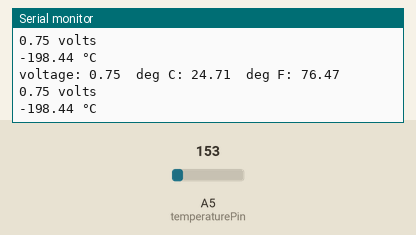
Simulated run of this sketch. Board: Arduino Uno, built with avr-gcc and run on an emulated ATmega328P. Shown: the last lines printed to the serial monitor. The test bench sets the inputs (shaded band); at power-on: A5 (temperaturePin) = 153.

Above: at 1.2 s.
1.3 s: A5 (temperaturePin) set to 165
At 2.6 s:
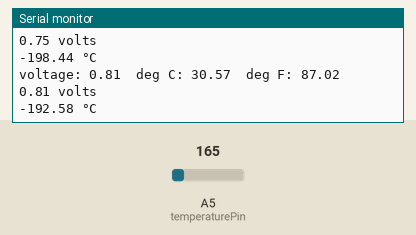
2.8 s: A5 (temperaturePin) set to 175
At 3.8 s:
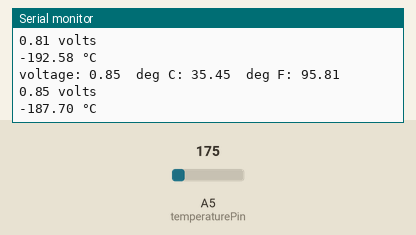
Timing chart, 0 to 5.8 s (numbered marks = the images above; inputs shaded):
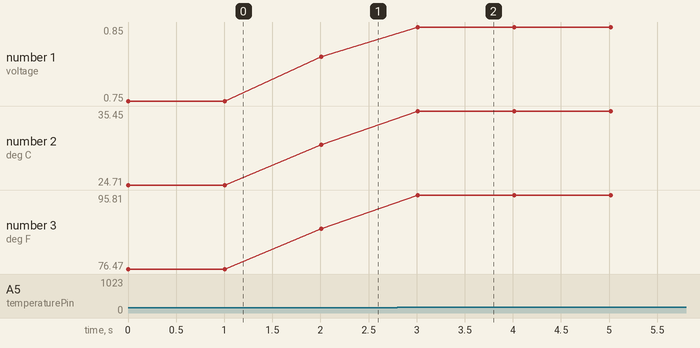

Measured:
- after the input at 1.3 s, the serial monitor: prints a new line after 0.71 s (image 1)
- after the input at 2.8 s, the serial monitor: prints a new line after 0.21 s (image 2)
- plotted number 1: 0.75 → 0.81 after the input at 1.3 s, 0.81 → 0.85 after the input at 2.8 s
- plotted number 2: 24.71 → 30.57 after the input at 1.3 s, 30.57 → 35.45 after the input at 2.8 s
- plotted number 3: 76.47 → 87.02 after the input at 1.3 s, 87.02 → 95.81 after the input at 2.8 s

The sketch:

sketch_temperature2_mesure.ino
```cpp
/*
SparkFun Inventor's Kit
Example sketch 07

TEMPERATURE SENSOR

  Use the "serial monitor" window to read a temperature sensor.

  The TMP36 is an easy-to-use temperature sensor that outputs
  a voltage that's proportional to the ambient temperature.
  You can use it for all kinds of automation tasks where you'd
  like to know or control the temperature of something.

  More information on the sensor is available in the datasheet:
  http://cdn.sparkfun.com/datasheets/Sensors/Temp/TMP35_36_37.pdf

  Even more exciting, we'll start using the Arduino's serial port
  to send data back to your main computer! Up until now, we've
  been limited to using simple LEDs for output. We'll see that
  the Arduino can also easily output all kinds of text and data.

Hardware connections:

  Be careful when installing the temperature sensor, as it is
  almost identical to the transistors! The one you want has
  a triangle logo and "TMP" in very tiny letters. The
  ones you DON'T want will have "222" on them.

  When looking at the flat side of the temperature sensor
  with the pins down, from left to right the pins are:
  5V, SIGNAL, and GND.

  Connect the 5V pin to 5 Volts (5V).
  Connect the SIGNAL pin to ANALOG pin 0.
  Connect the GND pin to ground (GND).

This sketch was written by SparkFun Electronics,
with lots of help from the Arduino community.
This code is completely free for any use.
Visit http://learn.sparkfun.com/products/2 for SIK information.
Visit http://www.arduino.cc to learn about the Arduino.

Version 2.0 6/2012 MDG
*/

// We'll use analog input 0 to measure the temperature sensor's
// signal pin.

const int temperaturePin = A5;


void setup()
{
  // In this sketch, we'll use the Arduino's serial port
  // to send text back to the main computer. For both sides to
  // communicate properly, they need to be set to the same speed.
  // We use the Serial.begin() function to initialize the port
  // and set the communications speed.

  // The speed is measured in bits per second, also known as
  // "baud rate". 9600 is a very commonly used baud rate,
  // and will transfer about 10 characters per second.

  Serial.begin(9600);
}


void loop()
{
  // Up to now we've only used integer ("int") values in our
  // sketches. Integers are always whole numbers (0, 1, 23, etc.).
  // In this sketch, we'll use floating-point values ("float").
  // Floats can be fractional numbers such as 1.42, 2523.43121, etc.

  // We'll declare three floating-point variables
  // (We can declare multiple variables of the same type on one line:)

  float voltage, degreesC, degreesF;

  // First we'll measure the voltage at the analog pin. Normally
  // we'd use analogRead(), which returns a number from 0 to 1023.
  // Here we've written a function (further down) called
  // getVoltage() that returns the true voltage (0 to 5 Volts)
  // present on an analog input pin.

  voltage = getVoltage(temperaturePin);

  // Now we'll convert the voltage to degrees Celsius.
  // This formula comes from the temperature sensor datasheet:

  degreesC = (voltage - 0.5) * 100.0;

  // While we're at it, let's convert degrees Celsius to Fahrenheit.
  // This is the classic C to F conversion formula:

  degreesF = degreesC * (9.0/5.0) + 32.0;

  // Now we'll use the serial port to print these values
  // to the serial monitor!

  // To open the serial monitor window, upload your code,
  // then click the "magnifying glass" button at the right edge
  // of the Arduino IDE toolbar. The serial monitor window
  // will open.

  // (NOTE: remember we said that the communication speed
  // must be the same on both sides. Ensure that the baud rate
  // control at the bottom of the window is set to 9600. If it
  // isn't, change it to 9600.)

  // Also note that every time you upload a new sketch to the
  // Arduino, the serial monitor window will close. It does this
  // because the serial port is also used to upload code!
  // When the upload is complete, you can re-open the serial
  // monitor window.

  // To send data from the Arduino to the serial monitor window,
  // we use the Serial.print() function. You can print variables
  // or text (within quotes).

  Serial.print("voltage: ");
  Serial.print(voltage);
  Serial.print("  deg C: ");
  Serial.print(degreesC);
  Serial.print("  deg F: ");
  Serial.println(degreesF);


// On lit la tension sur le bon port:
int tension_l = analogRead(temperaturePin);

// La tension est un entier qui va de 0 à 1024 fois la tension de
// référence (5V chez nous). Il faut la convertir en tension:
float tension = (tension_l * 5.0) / 1024.0;

// La température se calcule facilement:
float temp = ((tension_l*5.0)/10.24)-273.15;

// On envoie les résultats sur le port série:
Serial.print(tension);
Serial.println(" volts");
Serial.print(temp);
Serial.println(" °C");

  // These statements will print lines of data like this:
  // "voltage: 0.73 deg C: 22.75 deg F: 72.96"

  // Note that all of the above statements are "print", except
  // for the last one, which is "println". "Print" will output
  // text to the SAME LINE, similar to building a sentence
  // out of words. "Println" will insert a "carriage return"
  // character at the end of whatever it prints, moving down
  // to the NEXT line.

  delay(1000); // repeat once per second (change as you wish!)
}


float getVoltage(int pin)
{
  // This function has one input parameter, the analog pin number
  // to read. You might notice that this function does not have
  // "void" in front of it; this is because it returns a floating-
  // point value, which is the true voltage on that pin (0 to 5V).

  // You can write your own functions that take in parameters
  // and return values. Here's how:

    // To take in parameters, put their type and name in the
    // parenthesis after the function name (see above). You can
    // have multiple parameters, separated with commas.

    // To return a value, put the type BEFORE the function name
    // (see "float", above), and use a return() statement in your code
    // to actually return the value (see below).

    // If you don't need to get any parameters, you can just put
    // "()" after the function name.

    // If you don't need to return a value, just write "void" before
    // the function name.

  // Here's the return statement for this function. We're doing
  // all the math we need to do within this statement:

  return (analogRead(pin) * 0.004882814);

  // This equation converts the 0 to 1023 value that analogRead()
  // returns, into a 0.0 to 5.0 value that is the true voltage
  // being read at that pin.
}

// Other things to try with this code:

//   Turn on an LED if the temperature is above or below a value.

//   Read that threshold value from a potentiometer - now you've
//   created a thermostat!
```
